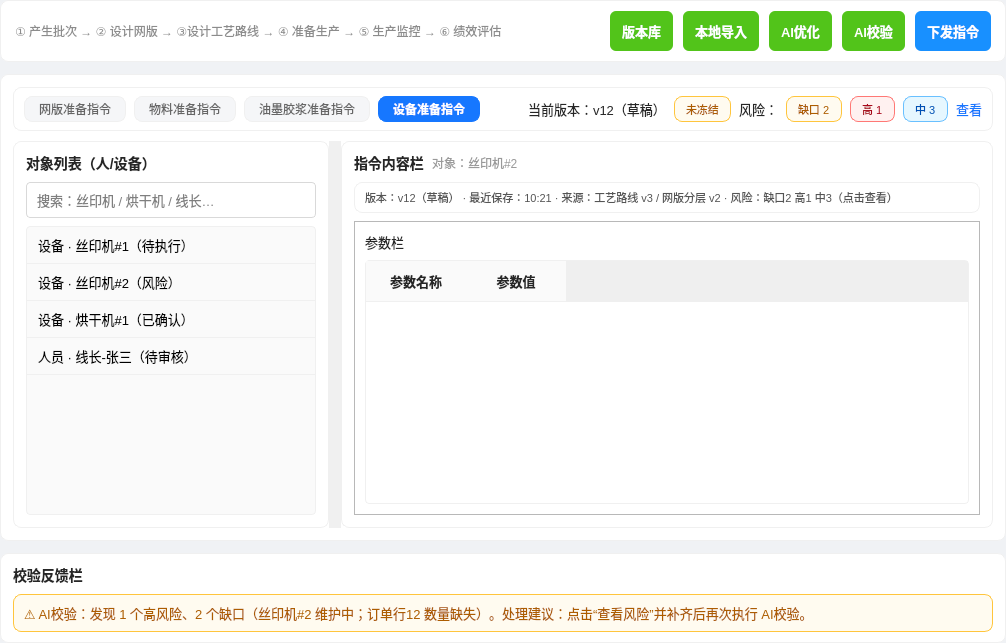
<?xml version="1.0" encoding="UTF-8"?>
<ui version="4.0">
  <class>PrepPage</class>
  <widget class="QWidget" name="PrepPage">
    <property name="styleSheet">
      <string>
        QWidget#PrepPage { background-color: #f0f2f5; }

        QPushButton {
          background-color: #ffffff;
          border: 1px solid #d9d9d9;
          border-radius: 6px;
          padding: 6px 12px;
          font-size: 13px;
          color: #333333;
          min-height: 28px;
          max-height: 36px;
        }
        QPushButton:hover { background-color: #fafafa; border-color: #40a9ff; color: #1890ff; }
        QPushButton:pressed { background-color: #f0f0f0; border-color: #1890ff; }

        /* 关键操作按钮：统一绿色 */
        QPushButton#btnVersionLib, QPushButton#btnLocalImport, QPushButton#btnAIOptimize, QPushButton#btnValidate {
          background-color: #52c41a;
          border-color: #52c41a;
          color: #ffffff;
          border: none;
          font-weight: 600;
        }
        QPushButton#btnVersionLib:hover, QPushButton#btnLocalImport:hover, QPushButton#btnAIOptimize:hover, QPushButton#btnValidate:hover {
          background-color: #73d13d;
          border-color: #73d13d;
        }
        QPushButton#btnVersionLib:pressed, QPushButton#btnLocalImport:pressed, QPushButton#btnAIOptimize:pressed, QPushButton#btnValidate:pressed {
          background-color: #389e0d;
          border-color: #389e0d;
        }

        /* 主动作按钮：蓝色 */
        QPushButton#btnDispatch {
          background-color: #1890ff;
          border-color: #1890ff;
          color: #ffffff;
          border: none;
          font-weight: 600;
        }
        QPushButton#btnDispatch:hover { background-color: #40a9ff; border-color: #40a9ff; }
        QPushButton#btnDispatch:pressed { background-color: #096dd9; border-color: #096dd9; }

        /* 指令类别 tab（保留现有结构，仅视觉统一） */
        QPushButton#tabStencil, QPushButton#tabMaterial, QPushButton#tabInk, QPushButton#tabEquipment {
          background-color: #f5f6f8;
          border: 1px solid #f0f0f0;
          border-radius: 8px;
          min-height: 24px;
          max-height: 24px;
          padding: 0 14px;
          font-size: 12px;
          color: #666666;
        }
        QPushButton#tabEquipment {
          background-color: #1677ff;
          border-color: #1677ff;
          color: #ffffff;
          font-weight: 600;
        }

        QFrame#topBar, QFrame#workCard, QFrame#stateBar, QFrame#objectCard, QFrame#instructionCard, QFrame#validationCard, QFrame#metaStrip {
          background-color: #ffffff;
          border: 1px solid #f0f0f0;
          border-radius: 8px;
        }

        QLabel { font-size: 13px; color: #262626; }
        QLabel#stepsLabel { font-size: 12px; color: #8c8c8c; }
        QLabel#lblObjectTitle, QLabel#lblInstructionTitle, QLabel#lblValidationTitle {
          font-size: 14px;
          font-weight: 600;
          color: #262626;
        }

        QLabel#chipDraft, QLabel#chipGap, QLabel#chipHigh, QLabel#chipMid {
          border-radius: 8px;
          padding: 1px 8px;
          font-size: 11px;
        }
        QLabel#chipDraft, QLabel#chipGap { background-color: #fffbf0; border: 1px solid #ffc53d; color: #ad5d00; }
        QLabel#chipHigh { background-color: #fff1f0; border: 1px solid #ff7875; color: #a8071a; }
        QLabel#chipMid { background-color: #e6f7ff; border: 1px solid #69c0ff; color: #0050b3; }

        QLineEdit, QSpinBox, QDoubleSpinBox, QDateEdit, QComboBox {
          background-color: #ffffff;
          border: 1px solid #d9d9d9;
          border-radius: 4px;
          padding: 4px 8px;
          font-size: 13px;
          min-height: 26px;
          max-height: 32px;
        }
        QLineEdit:focus, QSpinBox:focus, QDoubleSpinBox:focus, QDateEdit:focus, QComboBox:focus { border-color: #1890ff; }
        QLineEdit:hover, QSpinBox:hover, QDoubleSpinBox:hover, QDateEdit:hover, QComboBox:hover { border-color: #40a9ff; }

        /* 补齐与其他页一致的表格规范（即使当前页暂未使用 QTableWidget） */
        QTableView, QTableWidget {
          background-color: #ffffff;
          border: 1px solid #f0f0f0;
          border-radius: 4px;
          gridline-color: #f0f0f0;
          font-size: 13px;
        }
        QTableView::item, QTableWidget::item {
          padding: 8px;
          border-bottom: 1px solid #f0f0f0;
        }
        QTableView::item:selected, QTableWidget::item:selected {
          background-color: #e6f7ff;
          color: #1890ff;
        }
        QHeaderView::section {
          background-color: #fafafa;
          border: none;
          border-bottom: 1px solid #f0f0f0;
          padding: 8px;
          font-weight: 600;
          font-size: 13px;
          color: #262626;
        }

        QListWidget, QTextEdit {
          background-color: #fafafa;
          border: 1px solid #f0f0f0;
          border-radius: 4px;
          font-size: 13px;
        }
        QListWidget::item { padding: 8px; border-bottom: 1px solid #f0f0f0; }
        QListWidget::item:selected { background-color: #e6f7ff; color: #1890ff; }

        QFrame#feedbackPanel {
          background-color: #fffbf0;
          border: 1px solid #ffc53d;
          border-radius: 8px;
        }

        QSplitter::handle { background-color: #f0f0f0; width: 12px; }
        QSplitter::handle:hover { background-color: #1890ff; }
      </string>
    </property>

    <layout class="QVBoxLayout" name="mainLayout">
      <property name="spacing"><number>12</number></property>
      <property name="leftMargin"><number>0</number></property>
      <property name="topMargin"><number>0</number></property>
      <property name="rightMargin"><number>0</number></property>
      <property name="bottomMargin"><number>0</number></property>

      <!-- 1) 控制栏 -->
      <item>
        <widget class="QFrame" name="topBar">
          <property name="frameShape"><enum>QFrame::NoFrame</enum></property>
          <property name="maximumHeight"><number>60</number></property>
          <layout class="QHBoxLayout" name="topBarLayout">
            <property name="leftMargin"><number>14</number></property>
            <property name="topMargin"><number>10</number></property>
            <property name="rightMargin"><number>14</number></property>
            <property name="bottomMargin"><number>10</number></property>
            <property name="spacing"><number>10</number></property>

            <item>
              <widget class="QLabel" name="stepsLabel">
                <property name="text"><string>① 产生批次 → ② 设计网版 → ③设计工艺路线 → ④ 准备生产 → ⑤ 生产监控 → ⑥ 绩效评估</string></property>
              </widget>
            </item>

            <item>
              <spacer name="topSpacer">
                <property name="orientation"><enum>Qt::Horizontal</enum></property>
                <property name="sizeHint" stdset="0"><size><width>40</width><height>20</height></size></property>
              </spacer>
            </item>

            <item><widget class="QPushButton" name="btnVersionLib"><property name="text"><string>版本库</string></property></widget></item>
            <item><widget class="QPushButton" name="btnLocalImport"><property name="text"><string>本地导入</string></property></widget></item>
            <item><widget class="QPushButton" name="btnAIOptimize"><property name="text"><string>AI优化</string></property></widget></item>
            <item><widget class="QPushButton" name="btnValidate"><property name="text"><string>AI校验</string></property></widget></item>
            <item><widget class="QPushButton" name="btnDispatch"><property name="text"><string>下发指令</string></property></widget></item>
          </layout>
        </widget>
      </item>

      <!-- 2) 工作区域 -->
      <item>
        <widget class="QFrame" name="workCard">
          <property name="frameShape"><enum>QFrame::NoFrame</enum></property>
          <layout class="QVBoxLayout" name="workLayout">
            <property name="leftMargin"><number>12</number></property>
            <property name="topMargin"><number>12</number></property>
            <property name="rightMargin"><number>12</number></property>
            <property name="bottomMargin"><number>12</number></property>
            <property name="spacing"><number>10</number></property>

            <!-- 状态栏：左Tab + 右版本/风险 -->
            <item>
              <widget class="QFrame" name="stateBar">
                <property name="frameShape"><enum>QFrame::NoFrame</enum></property>
                <property name="maximumHeight"><number>44</number></property>
                <layout class="QHBoxLayout" name="stateBarLayout">
                  <property name="leftMargin"><number>10</number></property>
                  <property name="topMargin"><number>8</number></property>
                  <property name="rightMargin"><number>10</number></property>
                  <property name="bottomMargin"><number>8</number></property>
                  <property name="spacing"><number>8</number></property>

                  <item><widget class="QPushButton" name="tabStencil"><property name="text"><string>网版准备指令</string></property></widget></item>
                  <item><widget class="QPushButton" name="tabMaterial"><property name="text"><string>物料准备指令</string></property></widget></item>
                  <item><widget class="QPushButton" name="tabInk"><property name="text"><string>油墨胶浆准备指令</string></property></widget></item>
                  <item><widget class="QPushButton" name="tabEquipment"><property name="text"><string>设备准备指令</string></property></widget></item>

                  <item>
                    <spacer name="stateSpacer">
                      <property name="orientation"><enum>Qt::Horizontal</enum></property>
                      <property name="sizeHint" stdset="0"><size><width>40</width><height>20</height></size></property>
                    </spacer>
                  </item>

                  <item><widget class="QLabel" name="lblVersion"><property name="text"><string>当前版本：v12（草稿）</string></property></widget></item>
                  <item><widget class="QLabel" name="chipDraft"><property name="text"><string>未冻结</string></property></widget></item>
                  <item><widget class="QLabel" name="lblRisk"><property name="text"><string>风险：</string></property></widget></item>
                  <item><widget class="QLabel" name="chipGap"><property name="text"><string>缺口 2</string></property></widget></item>
                  <item><widget class="QLabel" name="chipHigh"><property name="text"><string>高 1</string></property></widget></item>
                  <item><widget class="QLabel" name="chipMid"><property name="text"><string>中 3</string></property></widget></item>
                  <item><widget class="QLabel" name="lblViewRisk"><property name="text"><string>查看</string></property><property name="styleSheet"><string>color:#1677ff;</string></property></widget></item>
                </layout>
              </widget>
            </item>

            <!-- 内容栏：左对象列表 + 右指令内容 -->
            <item>
              <widget class="QSplitter" name="contentSplitter">
                <property name="orientation"><enum>Qt::Horizontal</enum></property>
                <property name="childrenCollapsible"><bool>false</bool></property>
                <property name="handleWidth"><number>12</number></property>

                <widget class="QFrame" name="objectCard">
                  <property name="frameShape"><enum>QFrame::NoFrame</enum></property>
                  <property name="minimumWidth"><number>320</number></property>
                  <layout class="QVBoxLayout" name="objectLayout">
                    <property name="leftMargin"><number>12</number></property>
                    <property name="topMargin"><number>10</number></property>
                    <property name="rightMargin"><number>12</number></property>
                    <property name="bottomMargin"><number>12</number></property>
                    <property name="spacing"><number>8</number></property>
                    <item><widget class="QLabel" name="lblObjectTitle"><property name="text"><string>对象列表（人/设备）</string></property></widget></item>
                    <item><widget class="QLineEdit" name="txtSearchObject"><property name="placeholderText"><string>搜索：丝印机 / 烘干机 / 线长…</string></property></widget></item>
                    <item>
                      <widget class="QListWidget" name="listObjects">
                        <item><property name="text"><string>设备 · 丝印机#1（待执行）</string></property></item>
                        <item><property name="text"><string>设备 · 丝印机#2（风险）</string></property></item>
                        <item><property name="text"><string>设备 · 烘干机#1（已确认）</string></property></item>
                        <item><property name="text"><string>人员 · 线长-张三（待审核）</string></property></item>
                      </widget>
                    </item>
                  </layout>
                </widget>

                <widget class="QFrame" name="instructionCard">
                  <property name="frameShape"><enum>QFrame::NoFrame</enum></property>
                  <layout class="QVBoxLayout" name="instructionLayout">
                    <property name="leftMargin"><number>12</number></property>
                    <property name="topMargin"><number>10</number></property>
                    <property name="rightMargin"><number>12</number></property>
                    <property name="bottomMargin"><number>12</number></property>
                    <property name="spacing"><number>8</number></property>

                    <item>
                      <layout class="QHBoxLayout" name="instructionTitleLayout">
                        <item><widget class="QLabel" name="lblInstructionTitle"><property name="text"><string>指令内容栏</string></property></widget></item>
                        <item><widget class="QLabel" name="lblInstructionTarget"><property name="text"><string>对象：丝印机#2</string></property><property name="styleSheet"><string>color:#999999;font-size:12px;</string></property></widget></item>
                        <item>
                          <spacer name="instructionTitleSpacer">
                            <property name="orientation"><enum>Qt::Horizontal</enum></property>
                            <property name="sizeHint" stdset="0"><size><width>40</width><height>20</height></size></property>
                          </spacer>
                        </item>
                      </layout>
                    </item>

                    <item>
                      <widget class="QFrame" name="metaStrip">
                        <property name="frameShape"><enum>QFrame::NoFrame</enum></property>
                        <property name="maximumHeight"><number>32</number></property>
                        <layout class="QHBoxLayout" name="metaStripLayout">
                          <property name="leftMargin"><number>10</number></property>
                          <property name="topMargin"><number>6</number></property>
                          <property name="rightMargin"><number>10</number></property>
                          <property name="bottomMargin"><number>6</number></property>
                          <item>
                            <widget class="QLabel" name="lblMetaStrip">
                              <property name="text"><string>版本：v12（草稿） · 最近保存：10:21 · 来源：工艺路线 v3 / 网版分层 v2 · 风险：缺口2 高1 中3（点击查看）</string></property>
                              <property name="styleSheet"><string>color:#555555;font-size:11px;</string></property>
                            </widget>
                          </item>
                        </layout>
                      </widget>
                    </item>

                    <item>
                      <widget class="QStackedWidget" name="instructionStack">
                        <property name="currentIndex"><number>0</number></property>
                        <widget class="QWidget" name="pageGenericInstruction">
                          <layout class="QVBoxLayout" name="genericInstructionLayout">
                            <property name="leftMargin"><number>0</number></property>
                            <property name="topMargin"><number>0</number></property>
                            <property name="rightMargin"><number>0</number></property>
                            <property name="bottomMargin"><number>0</number></property>
                            <property name="spacing"><number>8</number></property>
                            <item>
                              <widget class="QFrame" name="genericParamCard">
                                <property name="frameShape"><enum>QFrame::StyledPanel</enum></property>
                                <layout class="QVBoxLayout" name="genericParamLayout">
                                  <property name="leftMargin"><number>10</number></property>
                                  <property name="topMargin"><number>10</number></property>
                                  <property name="rightMargin"><number>10</number></property>
                                  <property name="bottomMargin"><number>10</number></property>
                                  <property name="spacing"><number>8</number></property>
                                  <item><widget class="QLabel" name="lblGenericParamTitle"><property name="text"><string>参数栏</string></property></widget></item>
                                  <item>
                                    <widget class="QTableWidget" name="tableGenericParams">
                                      <property name="columnCount"><number>2</number></property>
                                      <column>
                                        <property name="text"><string>参数名称</string></property>
                                      </column>
                                      <column>
                                        <property name="text"><string>参数值</string></property>
                                      </column>
                                    </widget>
                                  </item>
                                </layout>
                              </widget>
                            </item>
                          </layout>
                        </widget>
                        <widget class="QWidget" name="pageMeshInstruction">
                          <layout class="QVBoxLayout" name="meshInstructionLayout">
                            <property name="leftMargin"><number>0</number></property>
                            <property name="topMargin"><number>0</number></property>
                            <property name="rightMargin"><number>0</number></property>
                            <property name="bottomMargin"><number>0</number></property>
                            <property name="spacing"><number>8</number></property>
                            <item>
                              <widget class="QSplitter" name="meshInstructionSplitter">
                                <property name="orientation"><enum>Qt::Vertical</enum></property>
                                <property name="childrenCollapsible"><bool>false</bool></property>
                                <property name="handleWidth"><number>10</number></property>
                                <widget class="QFrame" name="meshPreviewCard">
                                  <property name="frameShape"><enum>QFrame::StyledPanel</enum></property>
                                  <layout class="QVBoxLayout" name="meshPreviewLayout">
                                    <property name="leftMargin"><number>10</number></property>
                                    <property name="topMargin"><number>10</number></property>
                                    <property name="rightMargin"><number>10</number></property>
                                    <property name="bottomMargin"><number>10</number></property>
                                    <property name="spacing"><number>8</number></property>
                                    <item><widget class="QLabel" name="lblMeshPreviewTitle"><property name="text"><string>网版图案设计</string></property></widget></item>
                                    <item>
                                      <widget class="QFrame" name="meshPreviewHost">
                                        <property name="frameShape"><enum>QFrame::StyledPanel</enum></property>
                                        <layout class="QVBoxLayout" name="meshPreviewHostLayout">
                                          <property name="leftMargin"><number>0</number></property>
                                          <property name="topMargin"><number>0</number></property>
                                          <property name="rightMargin"><number>0</number></property>
                                          <property name="bottomMargin"><number>0</number></property>
                                        </layout>
                                      </widget>
                                    </item>
                                  </layout>
                                </widget>
                                <widget class="QFrame" name="meshParamCard">
                                  <property name="frameShape"><enum>QFrame::StyledPanel</enum></property>
                                  <layout class="QVBoxLayout" name="meshParamLayout">
                                    <property name="leftMargin"><number>10</number></property>
                                    <property name="topMargin"><number>10</number></property>
                                    <property name="rightMargin"><number>10</number></property>
                                    <property name="bottomMargin"><number>10</number></property>
                                    <property name="spacing"><number>8</number></property>
                                    <item><widget class="QLabel" name="lblMeshParamTitle"><property name="text"><string>参数栏</string></property></widget></item>
                                    <item>
                                      <widget class="QTableWidget" name="tableMeshParams">
                                        <property name="columnCount"><number>2</number></property>
                                        <column>
                                          <property name="text"><string>参数名称</string></property>
                                        </column>
                                        <column>
                                          <property name="text"><string>参数值</string></property>
                                        </column>
                                      </widget>
                                    </item>
                                  </layout>
                                </widget>
                              </widget>
                            </item>
                          </layout>
                        </widget>
                      </widget>
                    </item>
                  </layout>
                </widget>
              </widget>
            </item>

          </layout>
        </widget>
      </item>

      <!-- 3) 校验反馈栏 -->
      <item>
        <widget class="QFrame" name="validationCard">
          <property name="frameShape"><enum>QFrame::NoFrame</enum></property>
          <property name="minimumHeight"><number>120</number></property>
          <property name="maximumHeight"><number>140</number></property>
          <layout class="QVBoxLayout" name="validationLayout">
            <property name="leftMargin"><number>12</number></property>
            <property name="topMargin"><number>10</number></property>
            <property name="rightMargin"><number>12</number></property>
            <property name="bottomMargin"><number>10</number></property>
            <property name="spacing"><number>8</number></property>

            <item><widget class="QLabel" name="lblValidationTitle"><property name="text"><string>校验反馈栏</string></property></widget></item>
            <item>
              <widget class="QFrame" name="feedbackPanel">
                <property name="frameShape"><enum>QFrame::NoFrame</enum></property>
                <layout class="QVBoxLayout" name="feedbackPanelLayout">
                  <property name="leftMargin"><number>10</number></property>
                  <property name="topMargin"><number>8</number></property>
                  <property name="rightMargin"><number>10</number></property>
                  <property name="bottomMargin"><number>8</number></property>
                  <item>
                    <widget class="QLabel" name="lblValidationFeedback">
                      <property name="text"><string>⚠ AI校验：发现 1 个高风险、2 个缺口（丝印机#2 维护中；订单行12 数量缺失）。处理建议：点击“查看风险”并补齐后再次执行 AI校验。</string></property>
                      <property name="wordWrap"><bool>true</bool></property>
                      <property name="styleSheet"><string>color:#ad5d00;</string></property>
                    </widget>
                  </item>
                </layout>
              </widget>
            </item>
          </layout>
        </widget>
      </item>

    </layout>
  </widget>
  <resources/>
  <connections/>
</ui>
